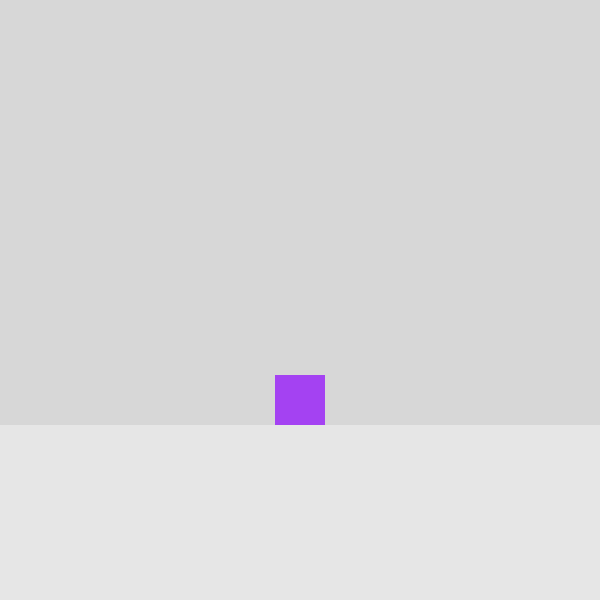
Frame 1 (no input)
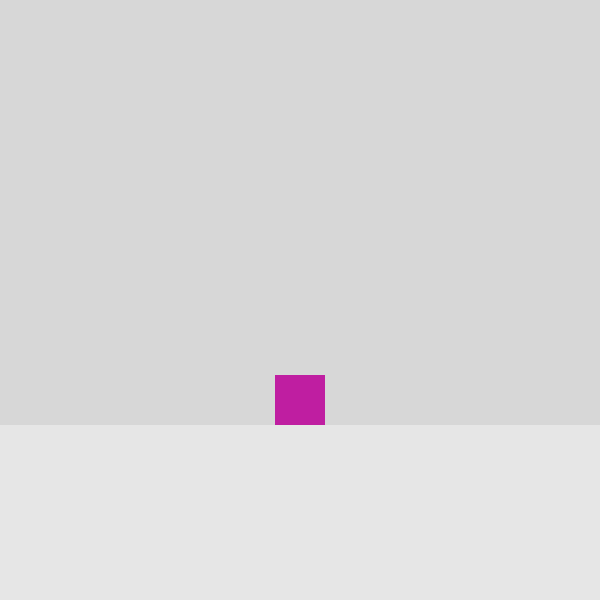
Frame 60 (the mouse pressed at the canvas centre just before this capture)
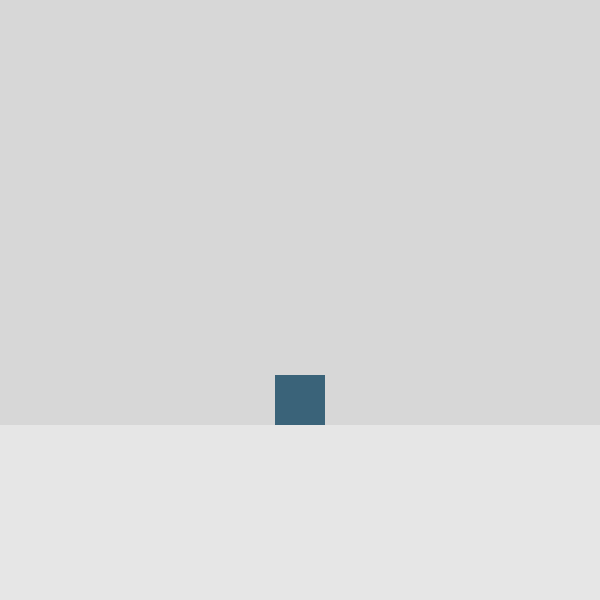
Frame 120 (the mouse held since frame 60 and released just before this capture)

The Processing sketch that drew these frames (run headless with seeded random() and noise(); from frame 60 on, the mouse is pressed at the canvas centre):

// Processing sketch: QUESTION_12
// ── QUESTION_12.pde
PVector position; 
PVector velocity; 
PVector gravity; 
int ground = 400; 
boolean jumping = false; 
boolean pressed;

void setup() {
  size(600, 600); 
  rectMode(CENTER); 
  position=new PVector(width/2, ground);
  velocity=new PVector(0, 0);
  gravity=new PVector(0, 1);
  noStroke();
}

void draw() {
  background(215); 
  fill(230); 
  rect(width/2, ground+125, width, 200); 
  move();
  fill(random(255),random(255),random(255)); 
  rect(position.x, position.y, 50, 50);
  //println(jumping);
}

void keyPressed() {
  if (key == CODED) {
    if (keyCode == UP) {
      if (!jumping) jump();
    }
  }
}

void move() {
  position.add(velocity);
  addGravity();
}

void jump() {
  velocity.y = -15; 
  velocity.add(gravity); 
  jumping = true;
}

void addGravity() {
  if (position.y < ground) {
    velocity.add(gravity);
  } else {
    position.y = ground; 
    velocity.y = 0; 
    jumping = false;
  }
}
